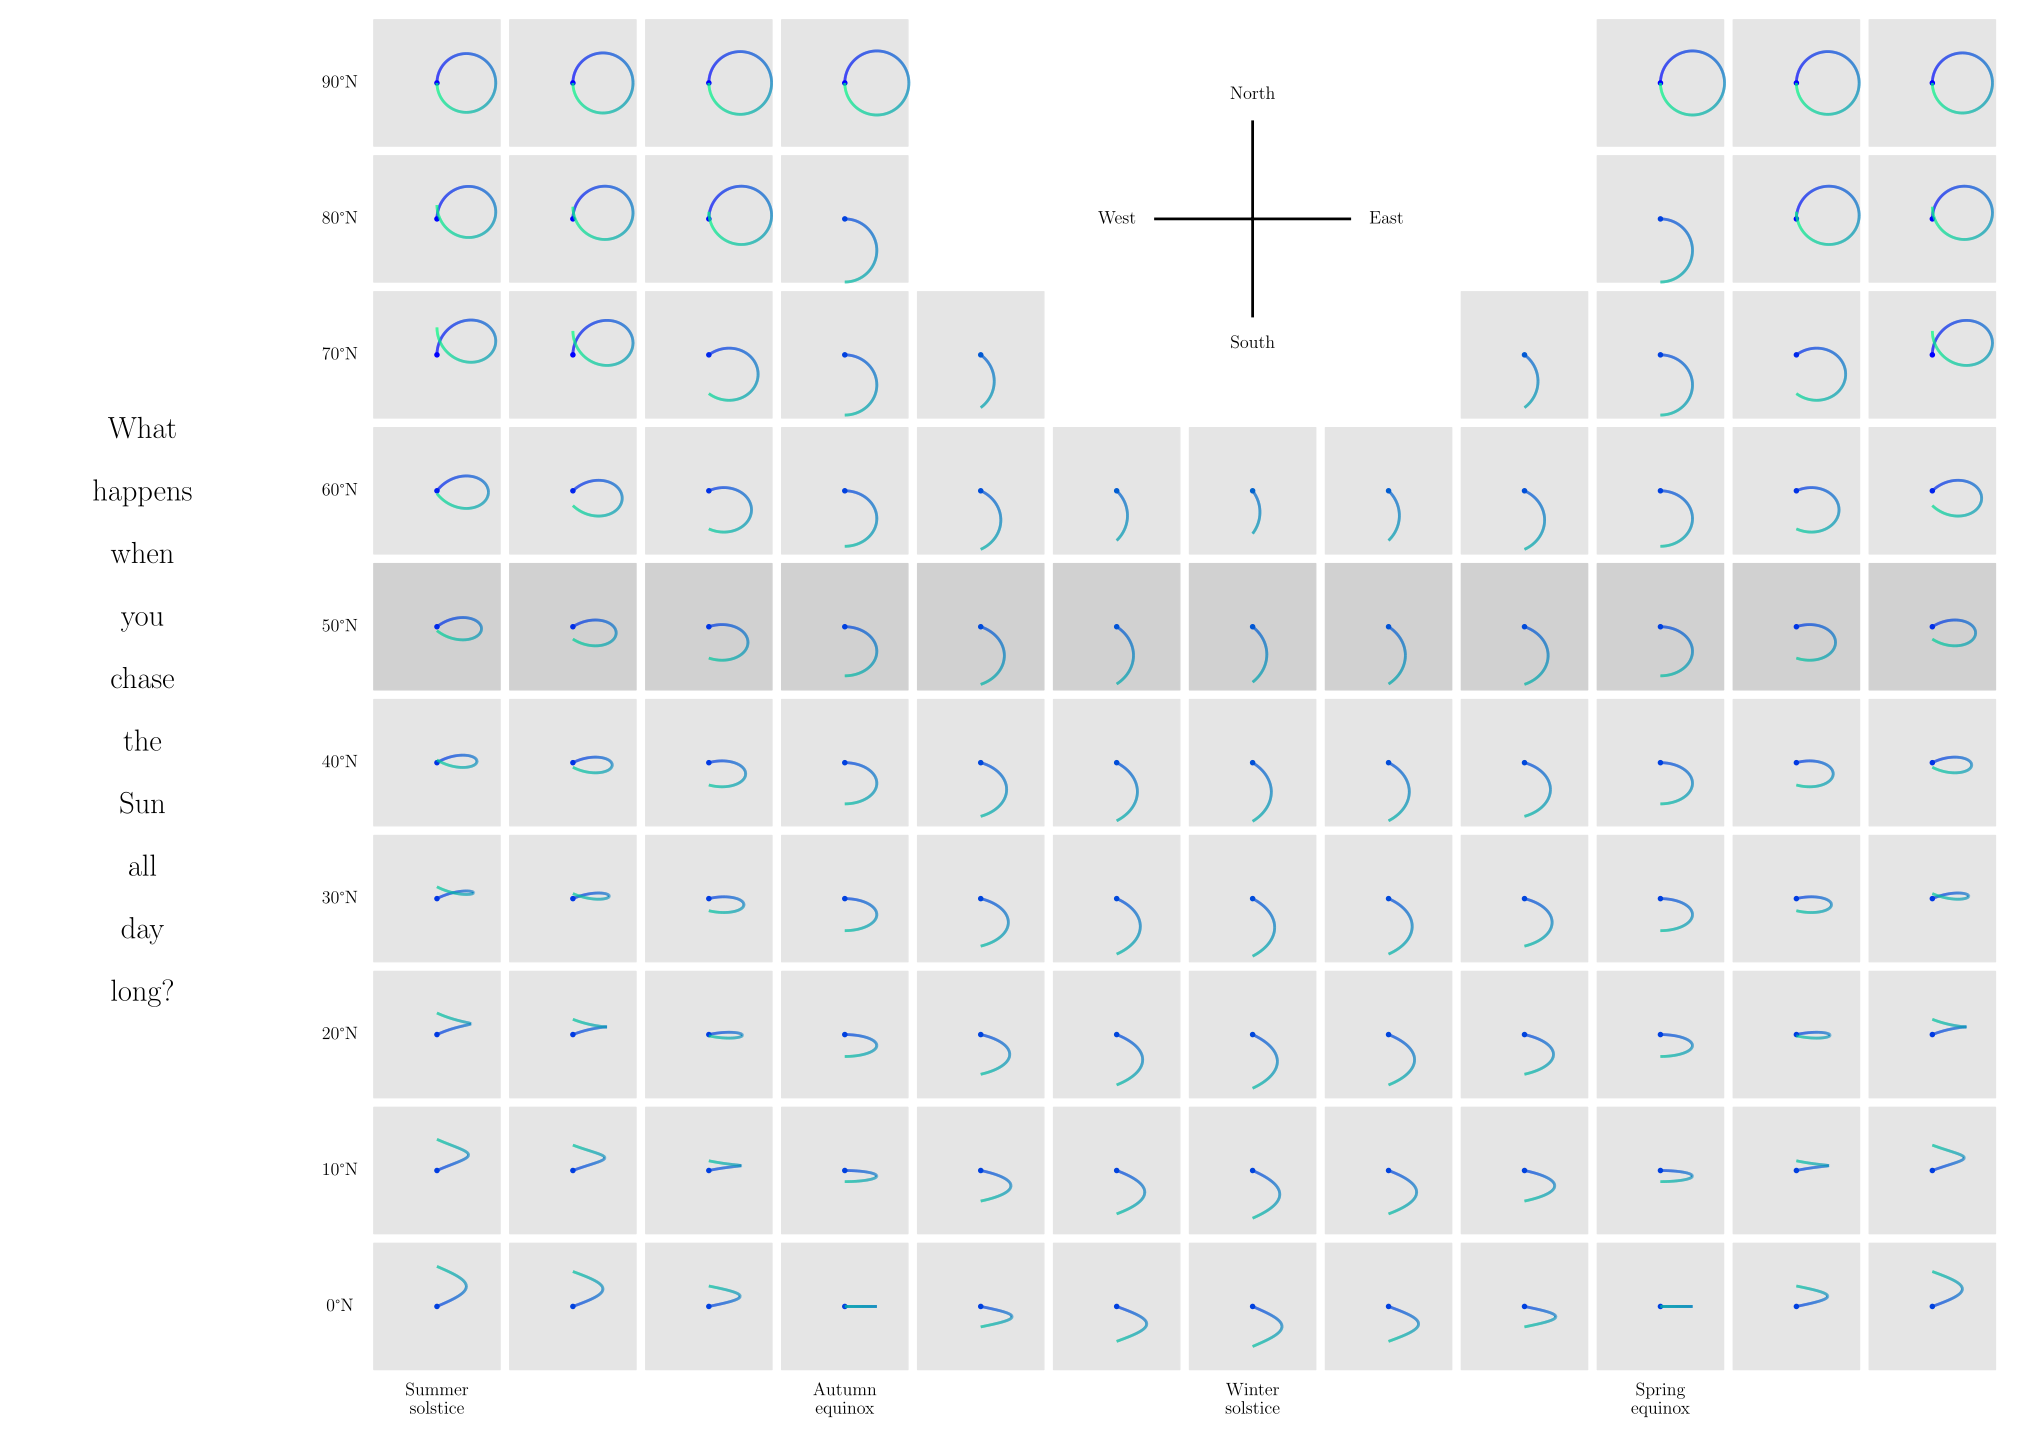

This figure's Python source:
import numpy as np
import matplotlib.pyplot as plt
from matplotlib.collections import LineCollection
plt.rcParams["text.usetex"] = True
plt.rcParams["font.family"] = "serif"

def compute_path(l, s, n=500):
    dt = 2 * np.pi / n
    _2p = 2 * np.pi
    e = np.deg2rad(23.44)  # Earth's axial tilt in radians
    e = e * np.cos(s * _2p)
    if l + e >= np.pi / 2:
        t1 = 0.0
        t2 = _2p
    elif l - e >= np.pi / 2:
        return np.array([]), np.array([]), np.array([])
    else:
        t1 = +np.arccos(np.tan(e) * np.tan(l)) + 0.0
        t2 = -np.arccos(np.tan(e) * np.tan(l)) + _2p
    n = int(np.ceil((t2 - t1) / dt))
    t = np.linspace(t1, t2, n)
    ce, se = np.cos(e), np.sin(e)
    cl, sl = np.cos(l), np.sin(l)
    ct, st = np.cos(t), np.sin(t)
    x = -ce * ct + ce * np.cos(t1)
    y = ce * sl * st - ce * sl * np.sin(t1) + se * cl * (t - t1)
    return t / (2.0 * np.pi), x, y


def plot_paths(nl, ns):
    latitudes = np.linspace(0.0, np.deg2rad(90), nl)
    seasons = np.linspace(0.0, 1.0, ns + 1)[:-1] + 0 / 365.0
    box_scale = 1.3
    outer_scale = 1.4
    inner_scale = 0.33
    xsft, ysft = 2.5 * outer_scale, 0.25 * outer_scale
    w, h = outer_scale * ns + xsft, outer_scale * nl + ysft
    xmax, ymax = w, h

    fig, ax = plt.subplots(1, 1, figsize=(w, h))
    # ax.set_facecolor((0.9, 0.9, 0.9))
    kw = dict(ha="center", va="center", fontsize=13, multialignment='center')
    labels = [
        "Summer\nsolstice",
        "",
        "",
        "Autumn\nequinox",
        "",
        "",
        "Winter\nsolstice",
        "",
        "",
        "Spring\nequinox",
        "",
        "",
    ]

    for i, s in enumerate(seasons):
        xm = outer_scale * (i + 0.5) + xsft
        ax.text(xm, ysft / 4.0, labels[i], **kw)
        for j, l in enumerate(latitudes):
            t, x, y = compute_path(l, s)
            colors = plt.get_cmap("winter")(t)
            ym = outer_scale * (j + 0.5) + ysft

            x = inner_scale * x
            y = inner_scale * y
            x1 = xm - box_scale / 2
            x2 = xm + box_scale / 2
            y1 = ym - box_scale / 2
            y2 = ym + box_scale / 2
            x += xm
            y += ym
            if x.size > 0:
                ax.plot(x[+0], y[+0], "o", color=colors[+0], markersize=3)
                # ax.plot(x[-1], y[-1], "o", color=colors[-1], markersize=3)
                color = (0.9, 0.9, 0.9) if j != 5 else (0.82, 0.82, 0.82)
                ax.fill_between([x1, x2], y1, y2, color=color, zorder=-1)
        
            points = np.array([x, y]).T.reshape(-1, 1, 2)
            segments = np.concatenate([points[:-1], points[1:]], axis=1)
            lc = LineCollection(segments, colors=colors, alpha=1.0)
            lc.set_linewidth(2.0)
            ax.add_collection(lc)
            
            if i == 0:
                ax.text(xsft - 0.30, ym, f"{np.rad2deg(l):3.0f}°N", **kw)
            # ax.plot(x, y, color="black")
    
    ft = 13
    cx, cy = xsft + outer_scale * 6.5, ysft + outer_scale * 8.5
    ax.plot([cx, cx + 1.0], [cy, cy + 0.0], color="black", lw=2.0)
    ax.plot([cx, cx + 0.0], [cy, cy + 1.0], color="black", lw=2.0)
    ax.plot([cx, cx - 1.0], [cy, cy + 0.0], color="black", lw=2.0)
    ax.plot([cx, cx + 0.0], [cy, cy - 1.0], color="black", lw=2.0)
    ax.text(cx + 1.2, cy + 0.0, "East", ha="left", va="center", fontsize=ft)
    ax.text(cx + 0.0, cy + 1.2, "North", ha="center", va="bottom", fontsize=ft)
    ax.text(cx - 1.2, cy + 0.0, "West", ha="right", va="center", fontsize=ft)
    ax.text(cx + 0.0, cy - 1.2, "South", ha="center", va="top", fontsize=ft)
    
    text = f"What\n\nhappens\n\nwhen\n\nyou\n\nchase\n\nthe\n\nSun\n\nall\n\nday\n\nlong?"
    kw = dict(ha="center", va="center", fontsize=22, multialignment='center')
    ax.text(xsft / 3.0, ymax / 2.0, text, **kw)
    
    ax.axis('off')
    ax.axis([0.0, xmax, 0.0, ymax])
    ax.set_aspect("equal")# , "datalim")
    fig.tight_layout()
    fig.savefig("./sun_pursuit.pdf", dpi=600)
    # plt.show()


if __name__ == "__main__":
    plot_paths(nl=10, ns=12)
